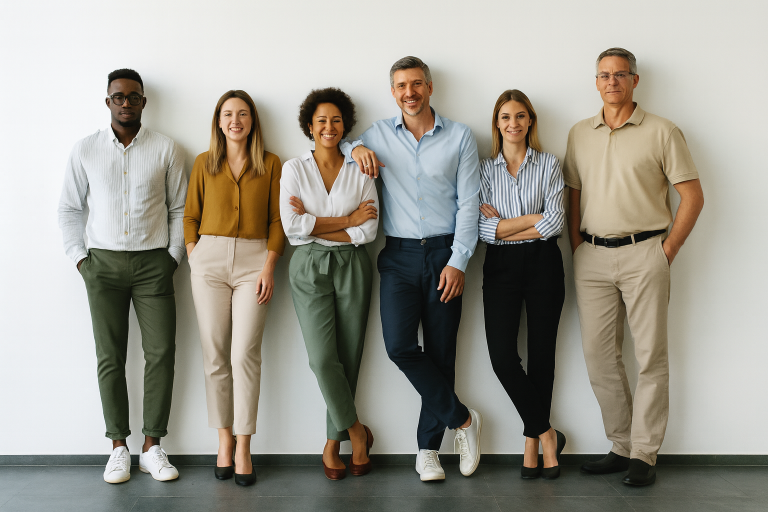
#> input picture Images/people1.png, 1536 x 1024 px (shown at 1/2 size)
$ jupyter execute main.ipynb   (text cells are left out)
#> lines starting #> are read from the running program, lines starting #| are printed output that depends on the picture; after the words box and inside, x2 and y2 are one past the last pixel; in counts of white or black regions, pixels touching at a corner belong together
[cell 1]
# importando bibliotecas que iremos utilizar
import cv2
import matplotlib.pyplot as plt

[cell 2]
# realizando leitura da imagem
imagem = cv2.imread('../Images/people1.png')
#> imagem is the input picture: shape (1024, 1536, 3); mean B, G, R 144.2, 154.2, 157.1

[cell 3]
# exibindo shape da imagem (altura, largura e número de canais)
imagem.shape
#> Out = (1024, 1536, 3)

[cell 4]
# a imagem está com um tamnho grande, podemos diminuir para melhorar o processamento
# largura x altura
imagem = cv2.resize(imagem, (500, 300))
#> imagem: shape (300, 500, 3)

# exibindo o shape da imagem redimensionada (altura, largura e número de canais)
imagem.shape
#> Out = (300, 500, 3)

[cell 5]
# calculando o número de pixels da imagem
print(f"Número de pixels da imagem: {500*300*3}")

[cell 6]
#exibindo imagem original (sem processamento)
plt.axis('off')
plt.imshow(imagem)
plt.show()

[cell 7]
# procecssamento da imagem em tons de cinza
imagem_cinza = cv2.cvtColor(imagem, cv2.COLOR_BGR2GRAY)
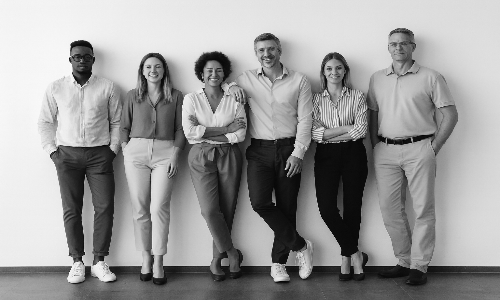
#> imagem_cinza: shape (300, 500); min 1, max 252, mean 153.8

#exibindo imagem em tons de cinza (que iremos usar para fazer a detecção de faces)
imagem_cinza_plot = cv2.cvtColor(imagem_cinza, cv2.COLOR_BGR2RGB)
plt.axis('off')
plt.imshow(imagem_cinza_plot)
plt.show()

[cell 8]
#exibindo o shape da imagem em tons de cinza
imagem_cinza.shape
#> Out = (300, 500)
#é possível verificar que não há mais informação sobre o canal
# pois há apenas um valor

[cell 9]
# calculando número de pixels da imagem em tons de cinza
print(f"Número de pixels da imagem em tons de cinza: {300*500}")

[cell 10]
# associa o objeto criado (detector_facial) com o arquivo XML para detecção de faces
detector_facial = cv2.CascadeClassifier('Cascades/haarcascade_frontalface_default.xml')

[cell 11]
# obtém faces na imagem convertida em tons de cinza através do método detectMultiScale da classe CascadeClassifier
faces = detector_facial.detectMultiScale(imagem_cinza)
#> faces = [[386, 33, 29, 29], [254, 40, 27, 27], [140, 57, 27, 27], [320, 58, 27, 27], [201, 60, 27, 27]]

[cell 12]
# cada linha representa uma face detectada na imagem, nesse caso 5 faces foram detectadas
# os dois primeiros valores de uma linha, por exemplo, 254 e 40, indicam as posições X e Y onde a face inicia
# o terceiro e o quarto valor da linha indicam o tamanho da face, por exemplo, 27, 27, quer dizer que a face possui 26 pixels de largura e 26 pixels de altura

faces
#> Out has the same summary as faces

[cell 13]
# obtém o número de linhas
len(faces)
#> Out = 5

[cell 14]
# exibindo imagem com as detecções na imagem colorida
for x, y, w, h in faces:
    #print(x, y, w, h)

    #desenha um retângulo nos pontos armazenados na variável faces
    cv2.rectangle(imagem, (x, y), (x+w, y+h), (0, 255, 255), 5)
#> this loop made 5 passes
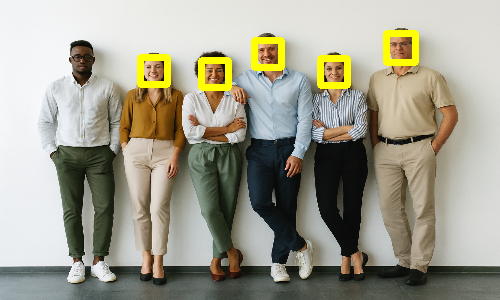
#> imagem: shape (300, 500, 3); mean B, G, R 141.7, 157.5, 159.8

#convertendo de BGR(OpenCV) para RGB(Matplotlib) para exibir no notebook e não em outra janela
imagem_rgb = cv2.cvtColor(imagem, cv2.COLOR_BGR2RGB)
plt.axis('off')
plt.imshow(imagem_rgb)
plt.show()

[cell 15]
# Ajuste de parâmetros
imagem = cv2.imread('../Images/people1.png')

[cell 16]
imagem.shape
#> Out = (1024, 1536, 3)

[cell 17]
imagem = cv2.resize(imagem, (500, 300))
imagem.shape
#> Out = (300, 500, 3)

[cell 18]
imagem_cinza = cv2.cvtColor(imagem, cv2.COLOR_BGR2GRAY)

#alterando a escala da imagem para conseguir detectar todas as faces
faces = detector_facial.detectMultiScale(imagem_cinza, scaleFactor=1.15)
#> faces = [[385, 33, 29, 29], [254, 40, 27, 27], [68, 47, 29, 29], [140, 57, 28, 28], [320, 58, 28, 28], [201, 60, 26, 26]]

#obtém para cada uma das variáveis os valores (posição x, posição y, largura, altura)
for x, y, w, h in faces:
    #desenha um retângulo nos pontos identificados na imagem colorida
    cv2.rectangle(imagem, (x, y), (x+w, y+h), (0, 255, 255), 5)
#> this loop made 6 passes
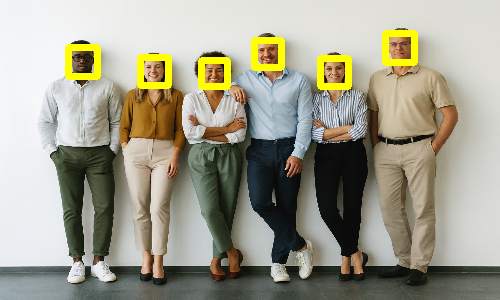
#> imagem: shape (300, 500, 3); mean B, G, R 140.9, 158.1, 160.3

#convertendo de BGR(OpenCV) para RGB(Matplotlib) para exibir no notebook e não em outra janela
imagem_rgb = cv2.cvtColor(imagem, cv2.COLOR_BGR2RGB)
plt.axis('off')
plt.imshow(imagem_rgb)
plt.show()

[cell 19]
imagem2 = cv2.imread('../Images/people2.png')
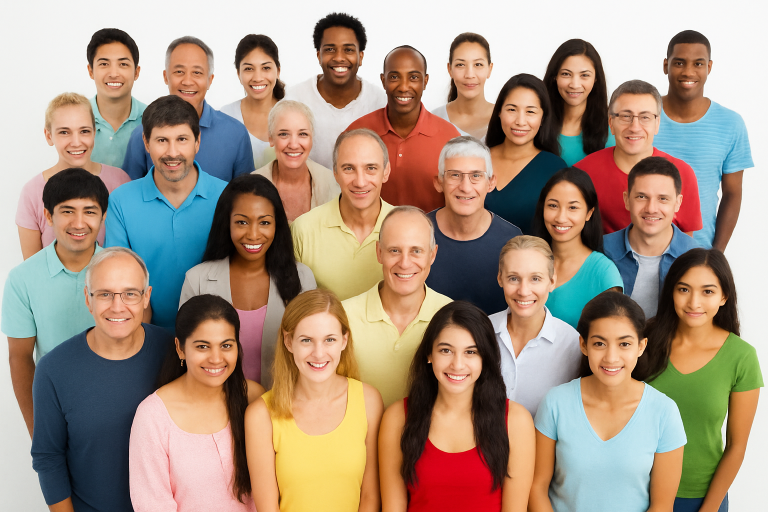
#> input picture Images/people2.png, 1536 x 1024 px (shown at 1/2 size)
#> imagem2 is the input picture: shape (1024, 1536, 3); mean B, G, R 130.8, 147.6, 167.3
imagem2 = cv2.resize(imagem2, (500, 300))
#> imagem2: shape (300, 500, 3)
imagem2_cinza = cv2.cvtColor(imagem2, cv2.COLOR_BGR2GRAY)
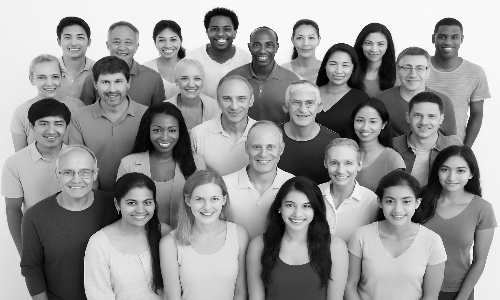
#> imagem2_cinza: shape (300, 500); min 0, max 254, mean 151.4

detector_facial = cv2.CascadeClassifier('Cascades/haarcascade_frontalface_default.xml')
faces_imagem2 = detector_facial.detectMultiScale(imagem2_cinza)
#> faces_imagem2 = 28 rows, first 6: [291, 26, 31, 31], [433, 26, 30, 30], [153, 29, 29, 29], [360, 32, 29, 29], [249, 35, 28, 28], [326, 53, 30, 30]

for x, y, w, h in faces_imagem2:
    cv2.rectangle(imagem2, (x, y), (x+w, y+h), (0, 255, 0), 2)
#> this loop made 28 passes
#> (x, y, w, h) on passes 1 to 12: (291, 26, 31, 31), (433, 26, 30, 30), (153, 29, 29, 29), (360, 32, 29, 29), (249, 35, 28, 28), (326, 53, 30, 30), (397, 55, 35, 35), (407, 102, 34, 34), (351, 108, 32, 32), (121, 188, 39, 39), (278, 191, 40, 40), (205, 16, 33, 33)
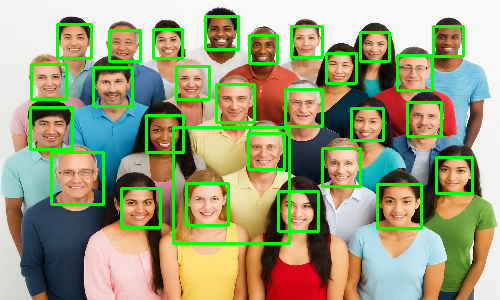
#> imagem2: shape (300, 500, 3); mean B, G, R 122.6, 159.6, 155.4

imagem2_rgb = cv2.cvtColor(imagem2, cv2.COLOR_BGR2RGB)
plt.axis('off')
plt.imshow(imagem2_rgb)
plt.show()

[cell 20]
imagem2 = cv2.imread('../Images/people2.png')
imagem2 = cv2.resize(imagem2, (500, 300))
imagem2_cinza = cv2.cvtColor(imagem2, cv2.COLOR_BGR2GRAY)

detector_facial = cv2.CascadeClassifier('Cascades/haarcascade_frontalface_default.xml')
faces_imagem2 = detector_facial.detectMultiScale(imagem2_cinza,  scaleFactor=1.1, minNeighbors=2, minSize=(30, 30), maxSize=(80, 80))
#> faces_imagem2 = 27 rows, first 6: [203, 15, 36, 36], [56, 23, 37, 37], [151, 27, 33, 33], [289, 24, 34, 34], [431, 23, 35, 35], [105, 28, 35, 35]

for x, y, w, h in faces_imagem2:
    cv2.rectangle(imagem2, (x, y), (x+w, y+h), (0, 255, 0), 2)
#> this loop made 27 passes
#> (x, y, w, h) on passes 1 to 12: (203, 15, 36, 36), (56, 23, 37, 37), (151, 27, 33, 33), (289, 24, 34, 34), (431, 23, 35, 35), (105, 28, 35, 35), (358, 30, 34, 34), (247, 33, 33, 33), (323, 51, 35, 35), (395, 54, 38, 38), (29, 62, 38, 38), (175, 65, 35, 35)
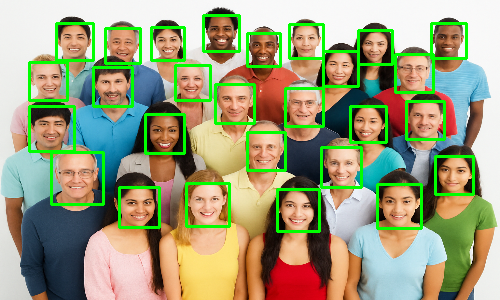
#> imagem2: shape (300, 500, 3); mean B, G, R 122.5, 158.8, 156.1

imagem2_rgb = cv2.cvtColor(imagem2, cv2.COLOR_BGR2RGB)
plt.axis('off')
plt.imshow(imagem2_rgb)
plt.show()

[cell 21]
import cv2

face_detector =  cv2.CascadeClassifier('Cascades/haarcascade_frontalface_default.xml')

video_capture = cv2.VideoCapture(0)

while True:

    ret, frame = video_capture.read()
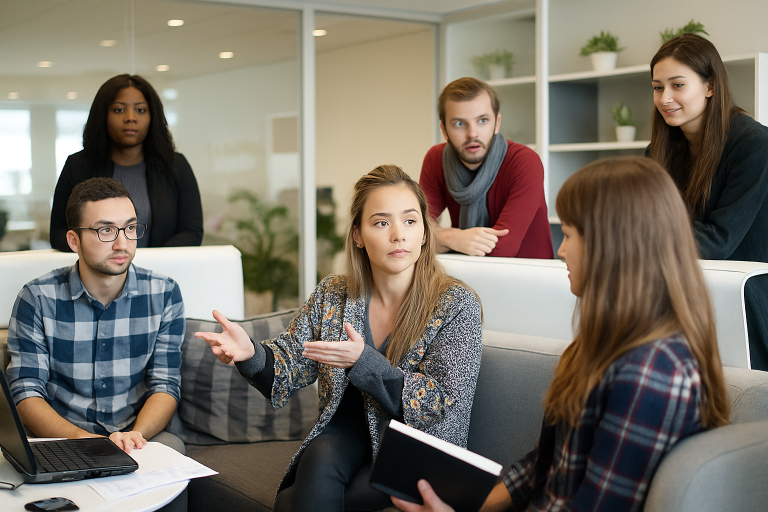
#> input picture Images/people3.png, 1536 x 1024 px, given in place of the camera (shown at 1/2 size)
#> frame is the input picture: shape (1024, 1536, 3); mean B, G, R 101.7, 113, 119.9

    image_grey = cv2.cvtColor(frame, cv2.COLOR_BGR2GRAY)
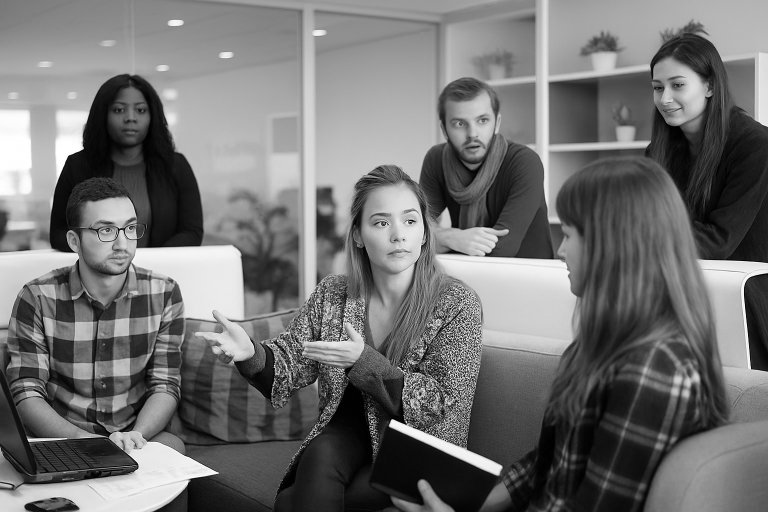
#> image_grey: shape (1024, 1536) (shown at 1/2 size); min 0, max 255, mean 113.8
    detections = face_detector.detectMultiScale(image_grey, minNeighbors=5, minSize=(100, 100))
#> detections = [[205, 177, 111, 111], [883, 198, 123, 123], [712, 379, 161, 161], [160, 406, 132, 132], [1282, 123, 128, 128]]

    for (x, y, w, h) in detections:
        print(w, h)
        cv2.rectangle(frame, (x, y), (x+w, y+h), (0, 255, 0), 2)
#> this loop made 5 passes
#| 111 111
#| 123 123
#| 161 161
#| 132 132
#| 128 128
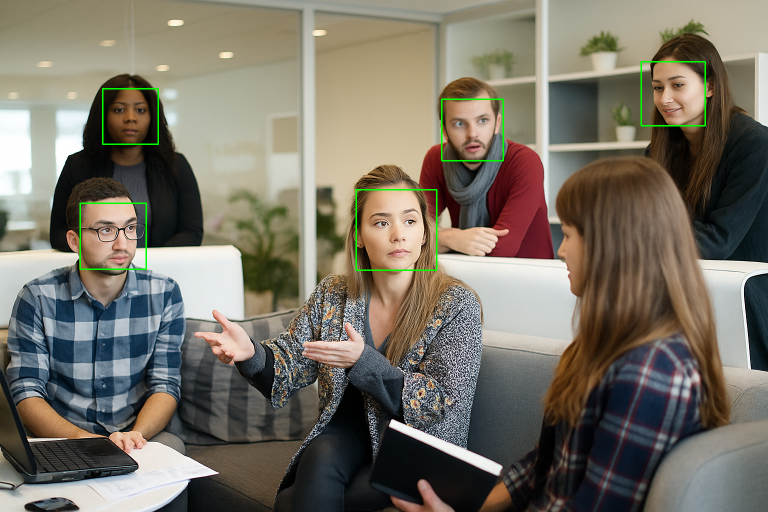
#> frame: shape (1024, 1536, 3) (shown at 1/2 size); 0.5% of pixels changed, all inside (x1, y1, x2, y2) = (159, 122, 1412, 542)

    cv2.imshow('Video', frame)
    if cv2.waitKey(1) & 0xFF == ord('q'):
#> (key q is pressed here)
        break

video_capture.release()
cv2.destroyAllWindows()
